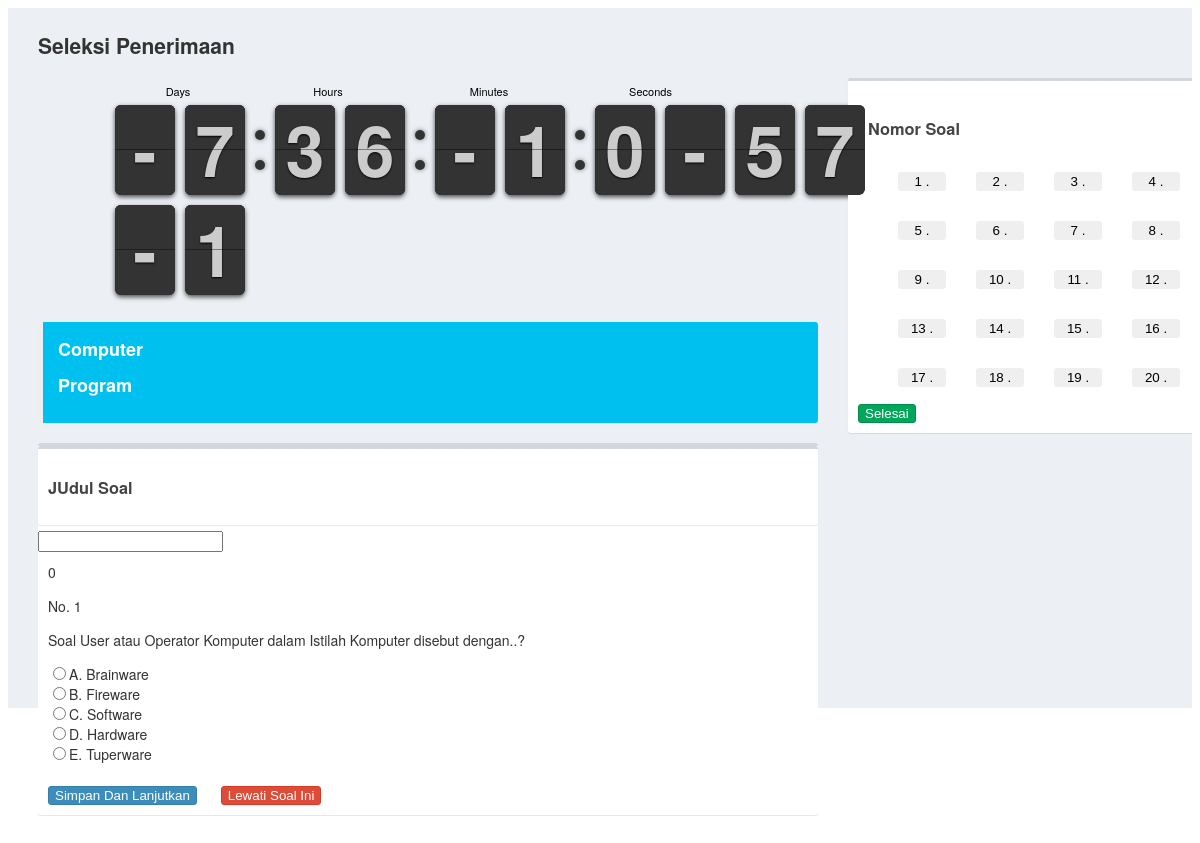
The page /ujian.php on the database its author committed.
### tables this page shows
CREATE TABLE `pertanyaan` (
  `id_pertanyaan` int(11) NOT NULL,
  `id_soal` int(11) NOT NULL,
  `pertanyaan` text NOT NULL,
  `option_1` varchar(50) NOT NULL,
  `option_2` varchar(50) NOT NULL,
  `option_3` varchar(50) NOT NULL,
  `option_4` varchar(50) NOT NULL,
  `option_5` varchar(50) NOT NULL,
  `jawaban` varchar(15) NOT NULL
);

### ujian.php (the view, shortened to what this page needs)
<!DOCTYPE html>
<html>
<head>
</head>
<?php
	include "koneksi.php";
?>
<link rel="stylesheet" type="text/css" href="assets/css/ujian.css">
<body style="height: auto;min-height: 100%;">
	<div class="wrapper">
		<div class="content">
			<div class="container">
				<section class="content-header">
					<h1>Seleksi Penerimaan</h1>
				</section>
				<section class="content-main">
					<div class="row">
						<div class="col-md">
							<div class="clock" style="margin:2em;"></div>
							<div class="info callout">
									<h4>Computer</h4>
									<h4>Program</h4>
							</div>
							<div class="box-primary">
								<div class="box-header box">
									<h3>JUdul Soal</h3>
								</div>
								<form action="?halaman=
								<?php
								$hal=$_GET['halaman'];
											$next=$hal + 1;
								 echo $next; ?>
								" method="POST">
									<input type="text" name="id_soal" value=
									'<?php  echo $_POST['jawab_peserta']; ?>' =>
									<div class="box-body">
										<?php
										$prods = count($_POST['jawab_peserta']);
										echo $prods;
										  $halaman = 1;
										  $page = isset($_GET["halaman"]) ? (int)$_GET["halaman"] : 1;
										  $mulai = ($page>1) ? ($page * $halaman) - $halaman : 0;
										  $result = mysqli_query($koneksi,"SELECT * FROM pertanyaan");
										  $total = mysqli_num_rows($result);
										  $pages = ceil($total/$halaman);
										  $query = mysqli_query($koneksi,"select * from pertanyaan LIMIT $mulai, $halaman")or die(mysql_error);
										  $no =$mulai+1;
										  $jwb_peserta=explode(",", $jawaban_peserta);
										  while ($data = mysqli_fetch_assoc($query)) {
										  	$ar=$no-1;
								            $pertanyaan=$data["pertanyaan"];
								            $option_1=$data["option_1"];
								            $option_2=$data["option_2"];
								            $option_3=$data["option_3"];
								            $option_4=$data["option_4"];
								            $option_5=$data["option_5"];
										    ?>
										<div class="form-group">
											<p>No. <?php echo $no; ?> </p>
											<p>Soal <?php echo $pertanyaan; ?></p>
											<div class="radio-green">
												<input type="radio" name="jawab_peserta" value="A" <?php if ($jwb_peserta[$ar] == 'A') echo "checked"; ?>>A. <?php echo $option_1;?> <br>
											</div>
											<div class="radio-green checked">
												<input type="radio" name="jawab_peserta" value="B" <?php if ($jwb_peserta[$ar] == 'B') echo "checked"; ?>>B. <?php echo $option_2;?> <br>
											</div>
											<div class="radio-green">
												<input type="radio" name="jawab_peserta" value="C" <?php if ($jwb_peserta[$ar] == 'C') echo "checked"; ?>>C. <?php echo $option_3;?> <br>
											</div>
											<div class="radio-green">
												<input type="radio" name="jawab_peserta" value="D" <?php if ($jwb_peserta[$ar] == 'D') echo "checked"; ?>>D. <?php echo $option_4;?> <br>
											</div>
											<div class="radio-green">
												<input type="radio" name="jawab_peserta[]" value="E" <?php if ($jwb_peserta[$ar] == 'E') echo "checked"; ?>>E. <?php echo $option_5;?> <br>
											</div>
										</div>
										<?php
										  }
										  ?>
										<div class="modal-footer"><br>
											<?php
											$hal=$_GET['halaman'];
											$next=$hal + 1;
											if ($next <= $pages) {
											?>
												<button type="submit" class="btn btn-primary" >Simpan Dan Lanjutkan</button>
												<a href="?halaman=<?php echo $next; ?>">
												<button type="button" class="btn btn-danger">Lewati Soal Ini</button></a>
											<?php
											}
											else
											{
												echo '<button type="button" class="btn btn-primary" >Simpan Dan Selesai Ujian</button>';
												echo '<button type="button" class="btn btn-danger">Halaman Terakhir</button>';
											}
											?>
										</div>
									</div>
								</form>
							</div>
						</div>
						<div class="col-md4">
							<div class="box box-primary">
								<div class="box-header">
									<div class="box-body">
										<h3 >Nomor Soal</h3>
									<div class="col">
										 <?php
										 for ($i=1; $i<=$pages ; $i++){
										 	$a=$i-1;
										 	if ($i==$hal) {
										 	?>
										 	<div class="col3">
											<a href="?halaman=<?php echo $i; ?>">
												<button class="btn btn-block btn-primary"><?php echo $i;echo " ."; echo $jwb_peserta[$a];   ?> </button></a>
										 	<?php
										 	}
										 	else
										 	{
										 	?>
										 	<div class="col3">
											<a href="?halaman=<?php echo $i; ?>">
												<button class="btn btn-block btn-default"><?php echo $i; echo " ."; echo $jwb_peserta[$a]; ?></button></a>
										 	<?php
										 	}
										 	?>
										</div>
										  <?php } ?>
									</div>
								</div>
									<a href=""><button type="button" class="btn btn-success">Selesai</button></a>
								</div>
							</div>
						</div>
					</div>
				</section>
			</div>
		</div>
	</div>
</body>
</html>

### assets/css/ujian.css (style rules this page uses)
.flip-clock-wrapper { font: normal 11px "Helvetica Neue", Helvetica, sans-serif; -webkit-user-select: none; }
.flip-clock-wrapper { text-align: center; position: relative; width: 100%; margin: 1em; }
.flip-clock-wrapper:before, .flip-clock-wrapper:after { content: " "; display: table; }
.flip-clock-wrapper:after { clear: both; }
body { font-family: "Helvetica Neue",Helvetica,Arial,sans-serif; font-size: 14px; line-height: 1.42857143; color: #333; background-color: #fff; font-weight: 400; overflow-x: hidden; overflow-y: auto; }
.wrapper { height: 100%; position: relative; overflow-x: hidden; overflow-y: auto; border-color: #222d32; }
.container { width: 1200px; padding-right: 15px; padding-left: 15px; margin-right: auto; margin-left: auto; }
.content-header { background: transparent; position: relative; padding: 5px 15px 0 15px; }
.content-main { min-height: 250px; margin-right: auto; margin-left: auto; padding-left: 15px; padding-right: 15px; }
.row { margin-right: -15px; margin-left: -15px; }
.col-md { width: 65%; float: left; position: relative; min-height: 1px; padding-right: 15px; padding-left: 15px; }
.wrapper:before, .wrapper:after { content: " "; display: table; }
.info { background-color: #00c0ef !important; color: #fff !important; border-color: #0097bc; }
.callout { border-radius: 3px; margin: 0 0 20px 0; padding: 15px 30px 15px 15px; border-left: 5px solid #eee; }
.info h4 { margin-top: 0; font-weight: 600; font-size: 18px; margin-bottom: 10px; }
h4 { display: block; margin-block-start: 1.33em; margin-block-end: 1.33em; margin-inline-start: 0px; margin-inline-end: 0px; font-weight: bold; }
.box-primary { border-top-color: #3c8dbc; position: relative; border-radius: 3px; background: #ffffff; border-top: 3px solid #d2d6de; margin-bottom: 20px; width: 100%; box-shadow: 0 1px 1px rgba(0,0,0,0.1); }
.box { position: relative; border-radius: 3px; background: #ffffff; border-top: 3px solid #d2d6de; margin-bottom: 5px; width: 100%; box-shadow: 0 1px 1px rgba(0,0,0,0.1); }
.box-header { width: auto; color: #444; display: block; padding: 10px; position: relative; }
h3 { display: block; font-size: 1.17em; margin-block-start: 1em; margin-block-end: 1em; margin-inline-start: 0px; margin-inline-end: 0px; font-weight: bold; }
.box-body { border-top-left-radius: 0; border-top-right-radius: 0; border-bottom-right-radius: 3px; border-bottom-left-radius: 3px; padding: 10px; }
.radio-green { background-position: -88px 0; }
.checked { background-position: -110px 0; }
.btn-primary { color: #fff; background-color: #3c8dbc; border-color: #367fa9; }
.btn { border-radius: 3px; -webkit-box-shadow: none; box-shadow: none; border: 1px solid transparent; }
.btn-danger { margin-left: 20px; color: #fff; background-color: #dd4b39; border-color: #d73925; }
.content { height: 700px; background-color: #ecf0f5; z-index: 800; }
.col-md4 { width: 30%; float: left; position: relative; min-height: 1px; padding-right: 15px; padding-left: 15px; }
.btn-success { color: #fff; background-color: #00a65a; border-color: #008d4c; }
.col { width: 100%; float: left; position: relative; min-height: 1px; padding-right: 15px; padding-left: 15px; }
.col3 { width: 15%; float: left; position: relative; min-height: 1px; padding: 15px; }
.btn-block { display: block; width: 100%; }
.btn-primary { background-color: #3c8dbc; border-color: #367fa9; color: #fff; }
a { text-decoration: none; }

### rows shown on the page
pertanyaan: pertanyaan "User atau Operator Komputer dalam Istilah Komputer disebut dengan..?", option_1 "Brainware", option_2 "Fireware", option_3 "Software", option_4 "Hardware", option_5 "Tuperware"

### other values the page prints
$prods "0"
